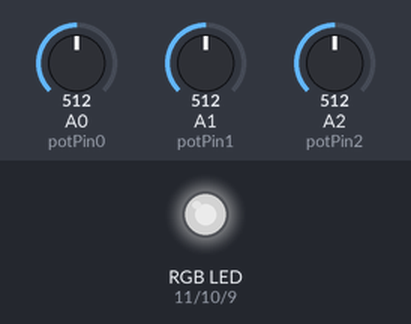
Bench run of a sketch on a simulated Arduino Uno, built with avr-gcc and run on an emulated ATmega328P. On the bench: an RGB LED mixed from three pins (HIGH = lit). Inputs (shaded band) come from the test bench; at power-on: A0 (potPin0) = 512, A1 (potPin1) = 512, A2 (potPin2) = 512. Dim RGB values are drawn brighter than linear.

Above: at 1.2 s.
1.3 s: A0 (potPin0) set to 716
At 2.5 s:
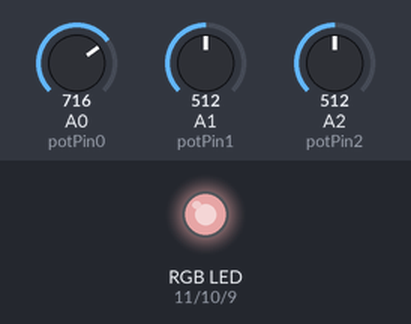
2.8 s: A1 (potPin1) set to 716
At 3.6 s:
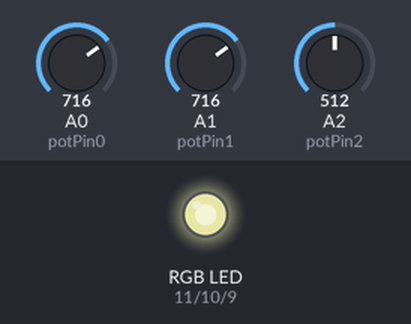
4.3 s: A2 (potPin2) set to 716
At 4.8 s:
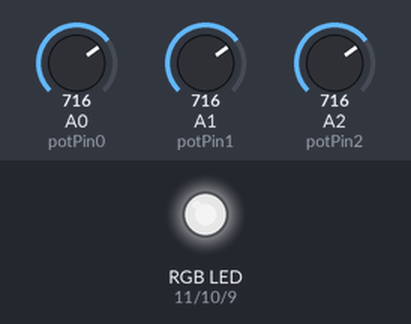
5.8 s: A0 (potPin0) set to 900
At 7.0 s:
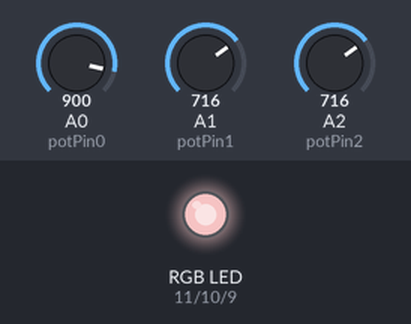
7.3 s: A1 (potPin1) set to 900
At 8.3 s:
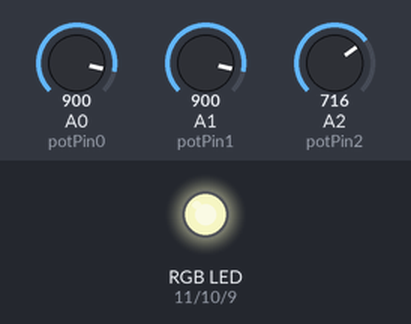
8.8 s: A2 (potPin2) set to 900
At 9.4 s:
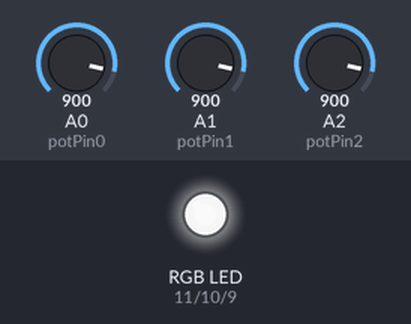
Timing chart, 0 to 11.3 s (numbered marks = the images above; inputs shaded):
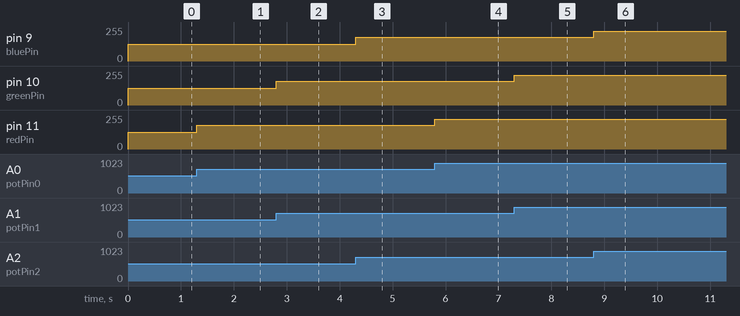

Measured:
- after the input at 1.3 s, pin 11 (redPin): 127/255 → 178/255 at once
- after the input at 2.8 s, pin 10 (greenPin): 127/255 → 178/255 at once
- after the input at 4.3 s, pin 9 (bluePin): 127/255 → 178/255 at once
- after the input at 5.8 s, pin 11 (redPin): 178/255 → 224/255 at once
- after the input at 7.3 s, pin 10 (greenPin): 178/255 → 224/255 at once
- after the input at 8.8 s, pin 9 (bluePin): 178/255 → 224/255 at once

The sketch:

AnalogRGBControl.ino
```cpp
const int potPin0 = A0;
const int potPin1 = A1;
const int potPin2 = A2;

const int redPin = 11;
const int greenPin = 10;
const int bluePin = 9;

int potValue0 = 0;
int potValue1 = 0;
int potValue2 = 0;

int ledValue0 = 0;
int ledValue1 = 0;
int ledValue2 = 0;

void setup() {
  // put your setup code here, to run once:
  Serial.begin(9600);
  pinMode(potPin0, INPUT);
  pinMode(potPin1, INPUT);
  pinMode(potPin2, INPUT);

  pinMode(redPin, OUTPUT);
  pinMode(greenPin, OUTPUT);
  pinMode(bluePin, OUTPUT);
}

void loop() {
  // put your main code here, to run repeatedly:
  potValue0 = analogRead(potPin0);
  potValue1 = analogRead(potPin1);
  potValue2 = analogRead(potPin2);

  ledValue0 = map(potValue0, 0, 1023, 0, 255);
  ledValue1 = map(potValue1, 0, 1023, 0, 255);
  ledValue2 = map(potValue2, 0, 1023, 0, 255);

  ledControl(ledValue0, ledValue1, ledValue2);
}

void ledControl(int ledValue0, int ledValue1, int ledValue2)
{
  analogWrite(redPin, ledValue0);
  analogWrite(greenPin, ledValue1);
  analogWrite(bluePin, ledValue2);
}
```
